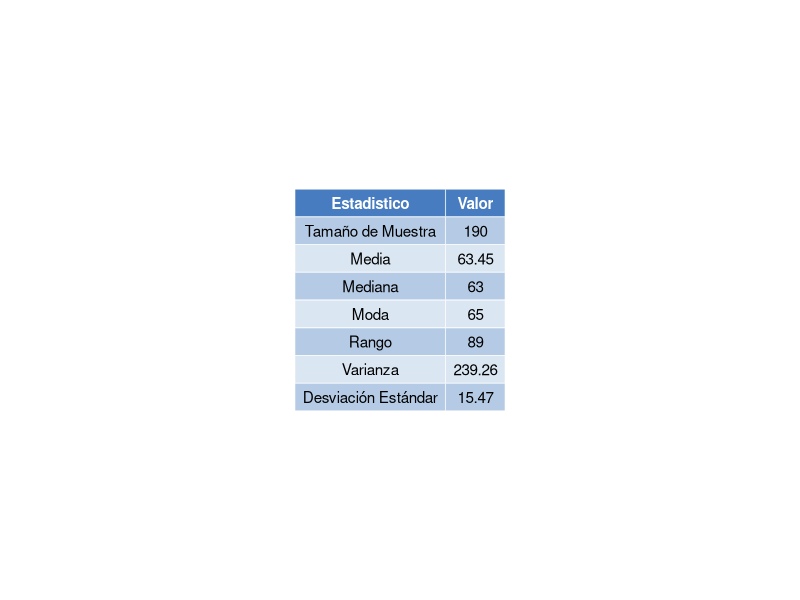
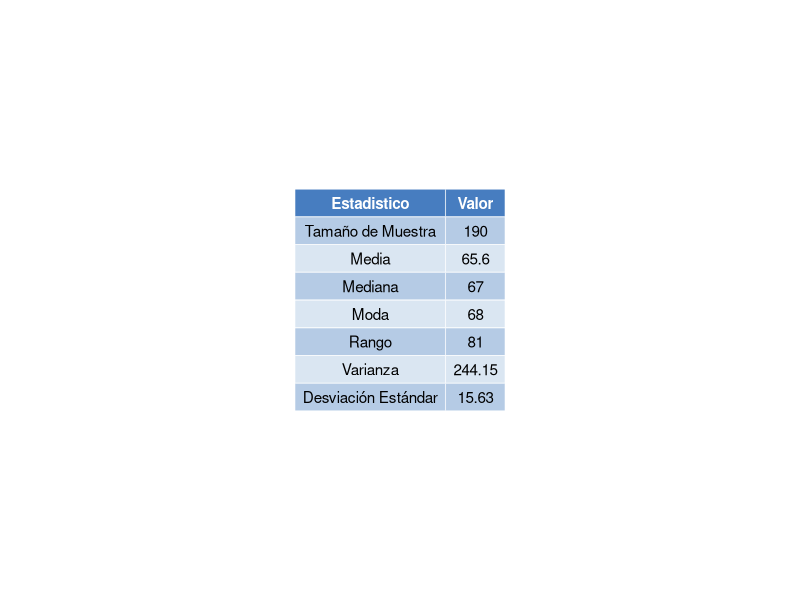
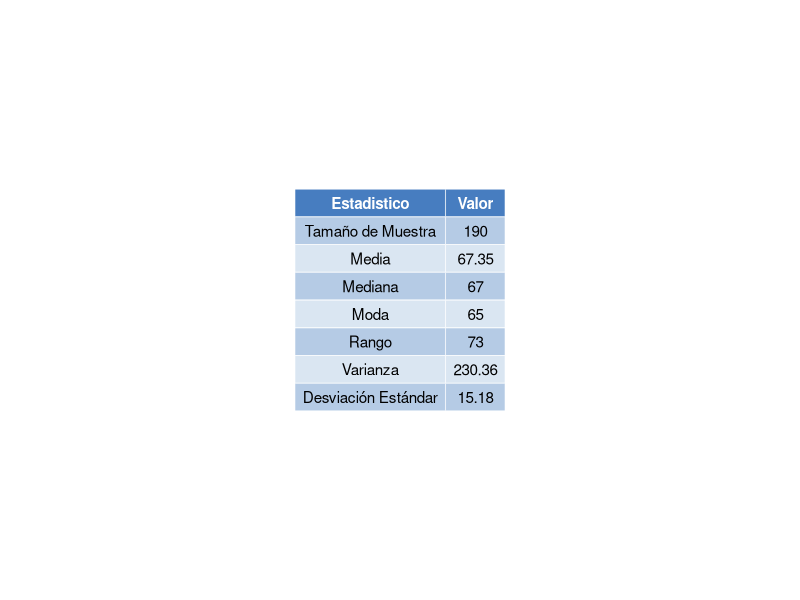
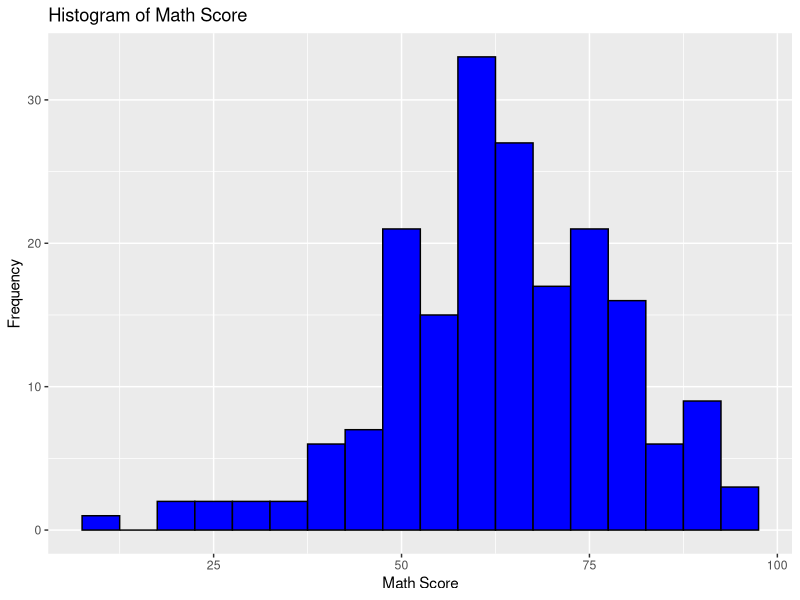
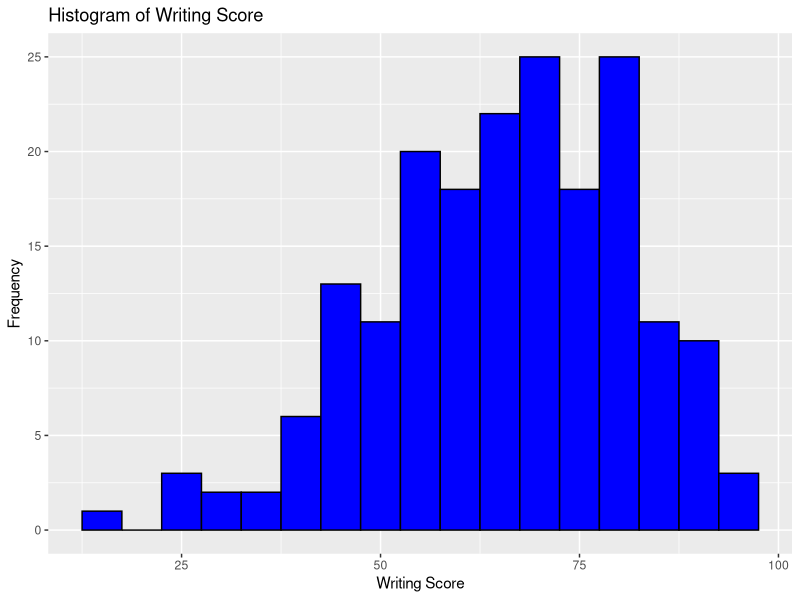
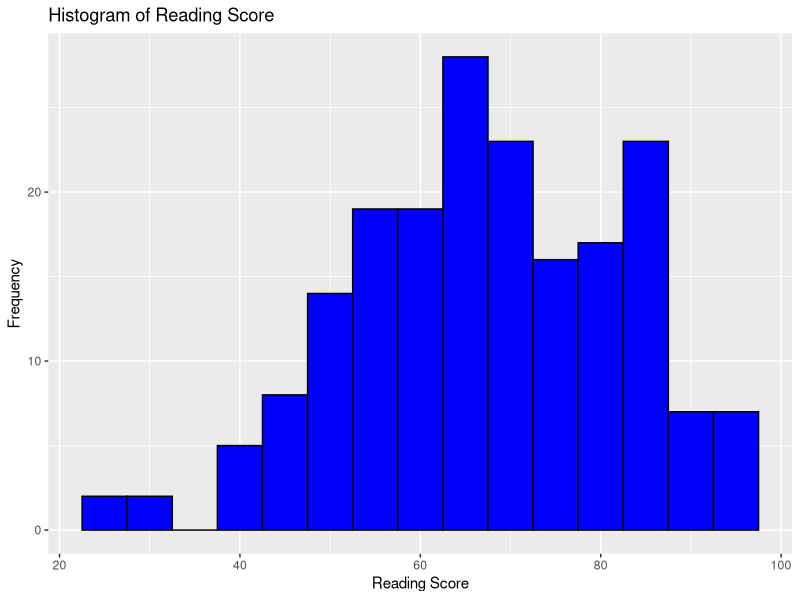
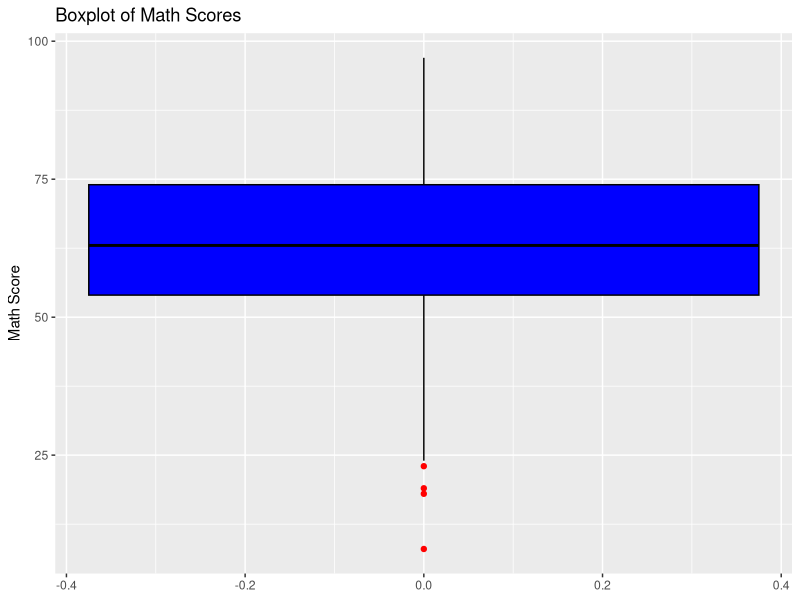
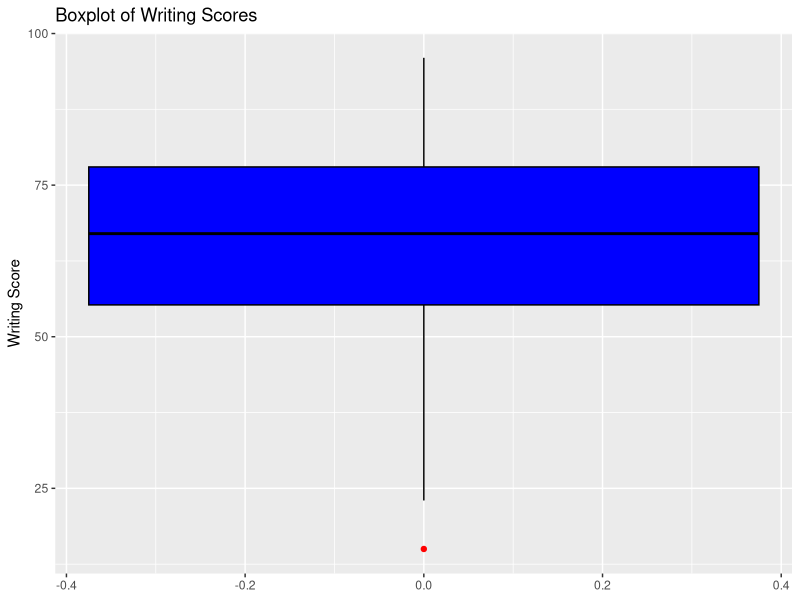

The R source for these figures, in order:
library(dplyr)
library(ggplot2)
library(ggpubr)


get_mode <- function(v) {
  uniqv <- unique(v)
  uniqv[which.max(tabulate(match(v, uniqv)))]
}

calculate_statistics <- function(score_column) {

  size_muestra <- format(nrow(muestra_grupo_b), nsmall = 0)
  average <- round(mean(score_column, na.rm = TRUE), 2)
  variance <- round(var(score_column, na.rm = TRUE), 2)
  range_values <- range(score_column, na.rm = TRUE)
  range_value <- round(diff(range_values), 2)
  mode_value <- round(get_mode(score_column), 2)
  std_dev <- round(sd(score_column, na.rm = TRUE), 2)
  median_value <- round(median(score_column, na.rm = TRUE), 2)
  
  return(c(size_muestra, average, median_value,  mode_value, range_value,variance, std_dev))
}

make_table <- function(column_names, stats_columns) {
  return (data.frame(
  Statistic = column_names,
  Stats_Column = stats_columns
))
}

change_table_names <- function(table) {
  names(table) <- c("Estadistico", "Valor")
  return(table)
}

make_table_plot<-function(table, table_path){
table_plot <- ggtexttable(table, rows = NULL, theme = ttheme("mBlue"))
ggsave(table_path, plot = table_plot, width = 6, height = 4)  
}


make_histogram_plot <- function(data, score_column, binwidth = 5, fill_color = "blue", 
                                      border_color = "black", title, x_label, y_label = "Frequency", 
                                      file_path, width = 6, height = 4) {
  histogram_plot <- ggplot(data, aes_string(x = score_column)) +
    geom_histogram(binwidth = binwidth, fill = fill_color, color = border_color) +
    labs(title = title, x = x_label, y = y_label)
  
  ggsave(file_path, plot = histogram_plot, width = width, height = height)
}

make_box_plot <- function(data, score_column, fill_color = "blue", 
                          border_color = "black", title = NULL, 
                          y_label = NULL, file_path, 
                          outlier_color = "red", width = 4, height = 6) {
  
  # Check if the score_column exists in the data
  if (!score_column %in% names(data)) {
    stop(paste("Column", score_column, "not found in the data"))
  }
  
  # Set default labels if not provided
  if (is.null(title)) {
    title <- paste("Boxplot of", score_column)
  }
  if (is.null(y_label)) {
    y_label <- score_column
  }
  
  # Create the boxplot using ggplot2
  box_plot <- ggplot(data, aes_string(y = score_column)) +
    geom_boxplot(fill = fill_color, color = border_color, outlier.color = outlier_color) +
    labs(title = title, y = y_label)
  
  # Save the boxplot to the specified file path
  ggsave(file_path, plot = box_plot, width = width, height = height)
}


# Load the CSV file
data <- read.csv("StudentsPerformance.csv")
head(data)

muestra_grupo_b <- data %>%
  select(race_ethnicity, math_score, reading_score, writing_score) %>%
  filter(race_ethnicity == "group B")


math_stats <- calculate_statistics(muestra_grupo_b$math_score)
reading_stats <- calculate_statistics(muestra_grupo_b$reading_score)
writing_stats <- calculate_statistics(muestra_grupo_b$writing_score)

column_names <- c("Tamaño de Muestra", "Media", "Mediana","Moda","Rango",  "Varianza",  "Desviación Estándar")

math_table <- make_table(column_names, math_stats) %>% change_table_names()
writing_table <- make_table(column_names, writing_stats)%>% change_table_names()
reading_table <- make_table(column_names, reading_stats)%>% change_table_names()



make_table_plot(math_table,"objective3/descriptive_analysis/group_b/images/math_table_plot.png")
make_table_plot(writing_table,"objective3/descriptive_analysis/group_b/images/writing_table_plot.png")
make_table_plot(reading_table,"objective3/descriptive_analysis/group_b/images/reading_table_plot.png")



make_histogram_plot(
  data = muestra_grupo_b,
  score_column = "math_score",
  binwidth = 5,
  fill_color = "blue",
  border_color = "black",
  title = "Histogram of Math Score",
  x_label = "Math Score",
  file_path = "objective3/descriptive_analysis/group_b/images/math_hist_plot.png"
)

make_histogram_plot(
  data = muestra_grupo_b,
  score_column = "writing_score",
  binwidth = 5,
  fill_color = "blue",
  border_color = "black",
  title = "Histogram of Writing Score",
  x_label = "Writing Score",
  file_path = "objective3/descriptive_analysis/group_b/images/writing_hist_plot.png"
)

make_histogram_plot(
  data = muestra_grupo_b,
  score_column = "reading_score",
  binwidth = 5,
  fill_color = "blue",
  border_color = "black",
  title = "Histogram of Reading Score",
  x_label = "Reading Score",
  file_path = "objective3/descriptive_analysis/group_b/images/reading_hist_plot.png"
)


make_box_plot(
  data = muestra_grupo_b,
  score_column = "math_score",
  fill_color = "blue",
  border_color = "black",
  title = "Boxplot of Math Scores",
  y_label = "Math Score",
  file_path = "objective3/descriptive_analysis/group_b/images/math_box_plot.png",
  outlier_color = "red",
  width = 4,
  height = 6  
)
make_box_plot(
  data = muestra_grupo_b,
  score_column = "writing_score",
  fill_color = "blue",
  border_color = "black",
  title = "Boxplot of Writing Scores",
  y_label = "Writing Score",
  file_path = "objective3/descriptive_analysis/group_b/images/writing_box_plot.png",
  outlier_color = "red",
  width = 4,
  height = 6  
)
make_box_plot(
  data = muestra_grupo_b,
  score_column = "reading_score",
  fill_color = "blue",
  border_color = "black",
  title = "Boxplot of Reading Scores",
  y_label = "Reading Score",
  file_path = "objective3/descriptive_analysis/group_b/images/reading_box_plot.png",
  outlier_color = "red",
  width = 4,
  height = 6  
)

